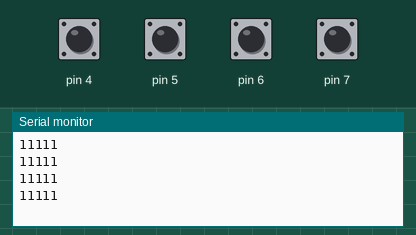
A sketch run on a simulated Arduino Uno, built with avr-gcc and run on an emulated ATmega328P. Parts: the last lines printed to the serial monitor. The test bench sets the inputs (shaded band); at power-on: pin 4–7 HIGH.

Above: at 1.8 s.
1.9 s: pin 4 pulled LOW for 0.6 s
At 2.32 s:
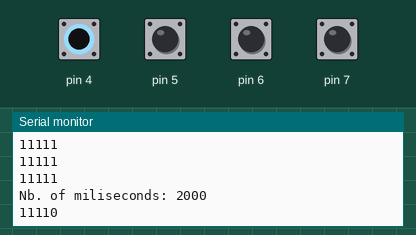
4.0 s: pin 5 pulled LOW for 0.6 s
At 4.32 s:
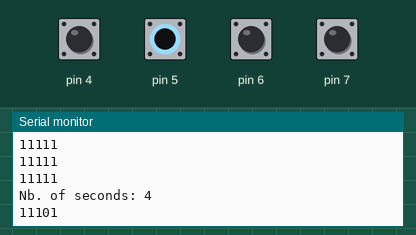
6.1 s: pin 6 pulled LOW for 0.6 s
At 6.82 s:
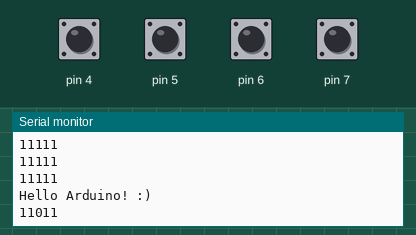
8.2 s: pin 7 pulled LOW for 0.6 s
At 8.9 s:
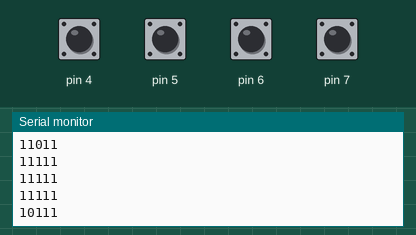
10.3 s: pin 4 pulled LOW for 1 s
At 10.83 s:
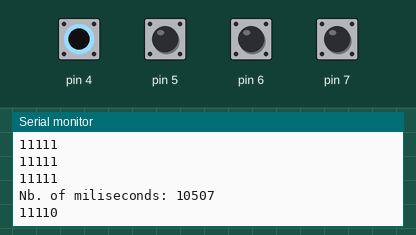
12.8 s: pin 5 pulled LOW for 1 s
At 13.33 s:
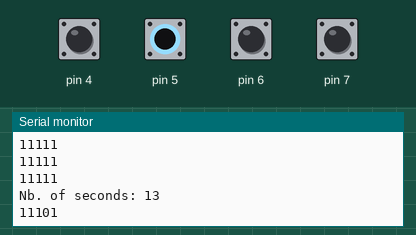
Timing chart, 0 to 15.8 s (numbered marks = the images above; inputs shaded):
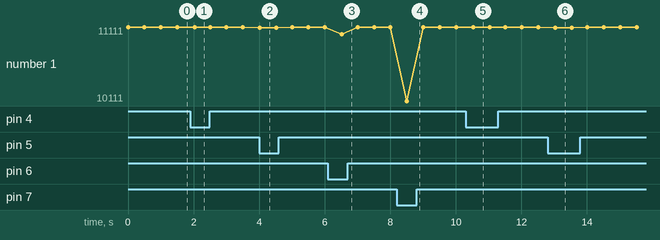

The sketch:

lab_work_1.ino
```cpp
// Read status of buttons and send it to the PC over the
//serial connection
// Variables for reading the status of the buttons connected
//to the digital pins 4, 5, 6, 7
int b1;
int b2;
int b3;
int b4;

// variable for the transmitted status (as a decimal number)
int stat = 0;

void setup() {
// configure digital pins as inputs
pinMode(4, INPUT_PULLUP);
pinMode(5, INPUT_PULLUP);
pinMode(6, INPUT_PULLUP);
pinMode(7, INPUT_PULLUP);

// activate serial communication for displaying the result
// on the PC
Serial.begin(9600);
}
void loop() {
// read BTNs status
b1 = digitalRead(4);
b2 = digitalRead(5);
b3 = digitalRead(6);
b4 = digitalRead(7);
// combine the bits in a decimal number (stat)
stat = 10000 + b4 * 1000 + b3 * 100 + b2 * 10 + b1;
if (b1 == 0){
  Serial.print("Nb. of miliseconds: ");
  Serial.println(millis());
}

if(b2 == 0){
  Serial.print("Nb. of seconds: ");
  Serial.println(millis() / 1000);
}

if(b3 == 0){
  Serial.println("Hello Arduino! :)");
}
//transmit status
Serial.println(stat);
// delay 0.5 sec
delay(500);
}
```

Measured:
- after the input at 1.9 s, the serial monitor: prints a new line after 0.10 s (image 1)
- after the input at 4.0 s, the serial monitor: prints a new line at once (image 2)
- after the input at 6.1 s, the serial monitor: prints a new line after 0.40 s (image 3)
- after the input at 8.2 s, the serial monitor: prints a new line after 0.31 s (image 4)
- after the input at 10.3 s, the serial monitor: prints a new line after 0.21 s (image 5)
- after the input at 12.8 s, the serial monitor: prints a new line after 0.21 s (image 6)
